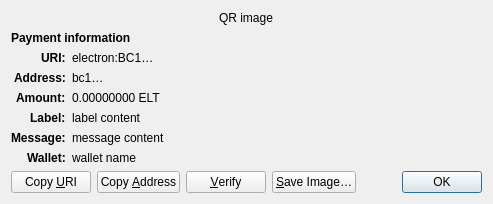
<?xml version="1.0" encoding="UTF-8"?>
<ui version="4.0">
 <class>ReceiveRequestDialog</class>
 <widget class="QDialog" name="ReceiveRequestDialog">
  <property name="geometry">
   <rect>
    <x>0</x>
    <y>0</y>
    <width>413</width>
    <height>229</height>
   </rect>
  </property>
  <property name="windowTitle">
   <string>Request payment to …</string>
  </property>
  <layout class="QGridLayout" name="gridLayout" columnstretch="0,1">
   <property name="sizeConstraint">
    <enum>QLayout::SetFixedSize</enum>
   </property>
   <item row="0" column="0" colspan="2" alignment="Qt::AlignHCenter">
    <widget class="QRImageWidget" name="qr_code">
     <property name="text">
      <string notr="true">QR image</string>
     </property>
     <property name="textInteractionFlags">
      <set>Qt::NoTextInteraction</set>
     </property>
    </widget>
   </item>
   <item row="1" column="0" colspan="2">
    <widget class="QLabel" name="payment_header">
     <property name="font">
      <font>
       <weight>75</weight>
       <bold>true</bold>
      </font>
     </property>
     <property name="text">
      <string>Payment information</string>
     </property>
     <property name="textInteractionFlags">
      <set>Qt::NoTextInteraction</set>
     </property>
    </widget>
   </item>
   <item row="2" column="0" alignment="Qt::AlignRight|Qt::AlignTop">
    <widget class="QLabel" name="uri_tag">
     <property name="font">
      <font>
       <weight>75</weight>
       <bold>true</bold>
      </font>
     </property>
     <property name="text">
      <string notr="true">URI:</string>
     </property>
     <property name="textFormat">
      <enum>Qt::PlainText</enum>
     </property>
     <property name="textInteractionFlags">
      <set>Qt::NoTextInteraction</set>
     </property>
    </widget>
   </item>
   <item row="2" column="1" alignment="Qt::AlignTop">
    <widget class="QLabel" name="uri_content">
     <property name="text">
      <string notr="true">electron:BC1…</string>
     </property>
     <property name="textFormat">
      <enum>Qt::RichText</enum>
     </property>
     <property name="wordWrap">
      <bool>true</bool>
     </property>
     <property name="textInteractionFlags">
      <set>Qt::TextSelectableByMouse</set>
     </property>
    </widget>
   </item>
   <item row="3" column="0" alignment="Qt::AlignRight|Qt::AlignTop">
    <widget class="QLabel" name="address_tag">
     <property name="font">
      <font>
       <weight>75</weight>
       <bold>true</bold>
      </font>
     </property>
     <property name="text">
      <string>Address:</string>
     </property>
     <property name="textInteractionFlags">
      <set>Qt::NoTextInteraction</set>
     </property>
    </widget>
   </item>
   <item row="3" column="1" alignment="Qt::AlignTop">
    <widget class="QLabel" name="address_content">
     <property name="text">
      <string notr="true">bc1…</string>
     </property>
     <property name="textFormat">
      <enum>Qt::PlainText</enum>
     </property>
     <property name="textInteractionFlags">
      <set>Qt::TextSelectableByMouse</set>
     </property>
    </widget>
   </item>
   <item row="4" column="0" alignment="Qt::AlignRight|Qt::AlignTop">
    <widget class="QLabel" name="amount_tag">
     <property name="font">
      <font>
       <weight>75</weight>
       <bold>true</bold>
      </font>
     </property>
     <property name="text">
      <string>Amount:</string>
     </property>
     <property name="textInteractionFlags">
      <set>Qt::NoTextInteraction</set>
     </property>
    </widget>
   </item>
   <item row="4" column="1" alignment="Qt::AlignTop">
    <widget class="QLabel" name="amount_content">
     <property name="text">
      <string notr="true">0.00000000 ELT</string>
     </property>
     <property name="textFormat">
      <enum>Qt::PlainText</enum>
     </property>
     <property name="textInteractionFlags">
      <set>Qt::TextSelectableByMouse</set>
     </property>
    </widget>
   </item>
   <item row="5" column="0" alignment="Qt::AlignRight|Qt::AlignTop">
    <widget class="QLabel" name="label_tag">
     <property name="font">
      <font>
       <weight>75</weight>
       <bold>true</bold>
      </font>
     </property>
     <property name="text">
      <string>Label:</string>
     </property>
     <property name="textInteractionFlags">
      <set>Qt::NoTextInteraction</set>
     </property>
    </widget>
   </item>
   <item row="5" column="1" alignment="Qt::AlignTop">
    <widget class="QLabel" name="label_content">
     <property name="text">
      <string notr="true">label content</string>
     </property>
     <property name="textFormat">
      <enum>Qt::PlainText</enum>
     </property>
     <property name="wordWrap">
      <bool>true</bool>
     </property>
     <property name="textInteractionFlags">
      <set>Qt::TextSelectableByMouse</set>
     </property>
    </widget>
   </item>
   <item row="6" column="0" alignment="Qt::AlignRight|Qt::AlignTop">
    <widget class="QLabel" name="message_tag">
     <property name="font">
      <font>
       <weight>75</weight>
       <bold>true</bold>
      </font>
     </property>
     <property name="text">
      <string>Message:</string>
     </property>
     <property name="textInteractionFlags">
      <set>Qt::NoTextInteraction</set>
     </property>
    </widget>
   </item>
   <item row="6" column="1" alignment="Qt::AlignTop">
    <widget class="QLabel" name="message_content">
     <property name="text">
      <string notr="true">message content</string>
     </property>
     <property name="textFormat">
      <enum>Qt::PlainText</enum>
     </property>
     <property name="wordWrap">
      <bool>true</bool>
     </property>
     <property name="textInteractionFlags">
      <set>Qt::TextSelectableByMouse</set>
     </property>
    </widget>
   </item>
   <item row="7" column="0" alignment="Qt::AlignRight|Qt::AlignTop">
    <widget class="QLabel" name="wallet_tag">
     <property name="font">
      <font>
       <weight>75</weight>
       <bold>true</bold>
      </font>
     </property>
     <property name="text">
      <string>Wallet:</string>
     </property>
     <property name="textInteractionFlags">
      <set>Qt::NoTextInteraction</set>
     </property>
    </widget>
   </item>
   <item row="7" column="1" alignment="Qt::AlignTop">
    <widget class="QLabel" name="wallet_content">
     <property name="text">
      <string notr="true">wallet name</string>
     </property>
     <property name="textFormat">
      <enum>Qt::PlainText</enum>
     </property>
     <property name="wordWrap">
      <bool>true</bool>
     </property>
     <property name="textInteractionFlags">
      <set>Qt::TextSelectableByMouse</set>
     </property>
    </widget>
   </item>
   <item row="8" column="0" colspan="2">
    <layout class="QHBoxLayout" name="horizontalLayout">
     <item>
      <widget class="QPushButton" name="btnCopyURI">
       <property name="text">
        <string>Copy &amp;URI</string>
       </property>
       <property name="autoDefault">
        <bool>false</bool>
       </property>
      </widget>
     </item>
     <item>
      <widget class="QPushButton" name="btnCopyAddress">
       <property name="text">
        <string>Copy &amp;Address</string>
       </property>
       <property name="autoDefault">
        <bool>false</bool>
       </property>
      </widget>
     </item>
     <item>
      <widget class="QPushButton" name="btnVerify">
       <property name="text">
        <string>&amp;Verify</string>
       </property>
       <property name="toolTip">
        <string>Verify this address on e.g. a hardware wallet screen</string>
       </property>
       <property name="autoDefault">
        <bool>false</bool>
       </property>
      </widget>
     </item>
     <item>
      <widget class="QPushButton" name="btnSaveAs">
       <property name="text">
        <string>&amp;Save Image…</string>
       </property>
       <property name="autoDefault">
        <bool>false</bool>
       </property>
      </widget>
     </item>
     <item>
      <spacer name="horizontalSpacer_2">
       <property name="orientation">
        <enum>Qt::Horizontal</enum>
       </property>
       <property name="sizeHint" stdset="0">
        <size>
         <width>40</width>
         <height>20</height>
        </size>
       </property>
      </spacer>
     </item>
     <item>
      <widget class="QDialogButtonBox" name="buttonBox">
       <property name="focusPolicy">
        <enum>Qt::StrongFocus</enum>
       </property>
       <property name="standardButtons">
        <set>QDialogButtonBox::Ok</set>
       </property>
      </widget>
     </item>
    </layout>
   </item>
  </layout>
 </widget>
 <customwidgets>
  <customwidget>
   <class>QRImageWidget</class>
   <extends>QLabel</extends>
   <header>qt/qrimagewidget.h</header>
  </customwidget>
 </customwidgets>
 <tabstops>
  <tabstop>buttonBox</tabstop>
  <tabstop>btnCopyURI</tabstop>
  <tabstop>btnCopyAddress</tabstop>
  <tabstop>btnSaveAs</tabstop>
 </tabstops>
 <resources/>
 <connections>
  <connection>
   <sender>buttonBox</sender>
   <signal>accepted()</signal>
   <receiver>ReceiveRequestDialog</receiver>
   <slot>accept()</slot>
   <hints>
    <hint type="sourcelabel">
     <x>135</x>
     <y>230</y>
    </hint>
    <hint type="destinationlabel">
     <x>135</x>
     <y>126</y>
    </hint>
   </hints>
  </connection>
 </connections>
</ui>
